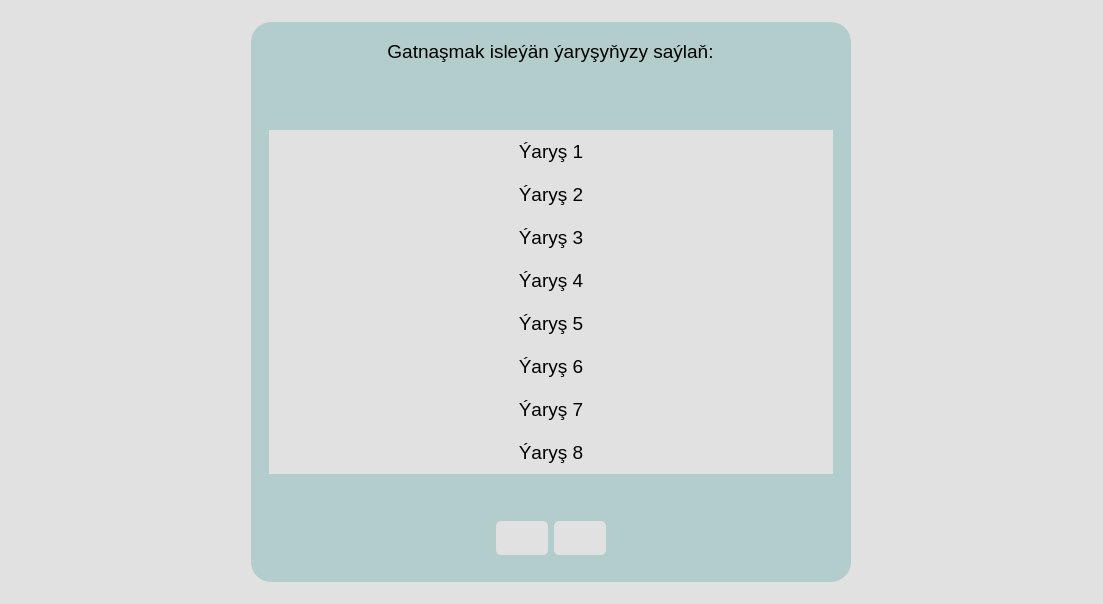
<?xml version="1.0" encoding="UTF-8"?>
<ui version="4.0">
 <class>TableWindow</class>
 <widget class="QMainWindow" name="TableWindow">
  <property name="geometry">
   <rect>
    <x>0</x>
    <y>0</y>
    <width>1103</width>
    <height>604</height>
   </rect>
  </property>
  <property name="font">
   <font>
    <pointsize>14</pointsize>
   </font>
  </property>
  <property name="windowTitle">
   <string>MainWindow</string>
  </property>
  <property name="styleSheet">
   <string notr="true">background-color: #e1e1e1;</string>
  </property>
  <property name="windowFilePath">
   <string/>
  </property>
  <widget class="QWidget" name="centralwidget">
   <property name="styleSheet">
    <string notr="true">*{
	border: none;
	background-color: transparent;
}
#centralwidget{
	background-color: #e1e1e1;
}
#side_menu{
	background-color: #b3cdcd;
	border-radius: 20px;
}
QPushButton{
	padding: 10px;
	background-color: #e1e1e1;
	border-radius: 5px;
	border: none;
}
#container_t{
	background-color: #b3cdcd;
	border-radius: 20px;
}</string>
   </property>
   <layout class="QVBoxLayout" name="central_layout">
    <property name="spacing">
     <number>7</number>
    </property>
    <property name="leftMargin">
     <number>11</number>
    </property>
    <property name="topMargin">
     <number>11</number>
    </property>
    <property name="rightMargin">
     <number>11</number>
    </property>
    <property name="bottomMargin">
     <number>11</number>
    </property>
    <item>
     <widget class="QFrame" name="t_main_body">
      <property name="frameShape">
       <enum>QFrame::StyledPanel</enum>
      </property>
      <property name="frameShadow">
       <enum>QFrame::Raised</enum>
      </property>
      <layout class="QVBoxLayout" name="verticalLayout">
       <item alignment="Qt::AlignHCenter|Qt::AlignVCenter">
        <widget class="QFrame" name="container_t">
         <property name="minimumSize">
          <size>
           <width>600</width>
           <height>560</height>
          </size>
         </property>
         <property name="frameShape">
          <enum>QFrame::StyledPanel</enum>
         </property>
         <property name="frameShadow">
          <enum>QFrame::Raised</enum>
         </property>
         <layout class="QVBoxLayout" name="t_container_layout">
          <item>
           <widget class="QFrame" name="t_body">
            <property name="styleSheet">
             <string notr="true">QPushButton{
	border-radius: none;
}
QPushButton:hover{
            background-color: #ffffff;
}</string>
            </property>
            <property name="frameShape">
             <enum>QFrame::StyledPanel</enum>
            </property>
            <property name="frameShadow">
             <enum>QFrame::Raised</enum>
            </property>
            <layout class="QVBoxLayout" name="t_body_layout">
             <property name="spacing">
              <number>0</number>
             </property>
             <item alignment="Qt::AlignHCenter|Qt::AlignTop">
              <widget class="QLabel" name="challenge_label">
               <property name="sizePolicy">
                <sizepolicy hsizetype="Fixed" vsizetype="Fixed">
                 <horstretch>0</horstretch>
                 <verstretch>0</verstretch>
                </sizepolicy>
               </property>
               <property name="font">
                <font>
                 <pointsize>14</pointsize>
                </font>
               </property>
               <property name="text">
                <string>Gatnaşmak isleýän ýaryşyňyzy saýlaň:</string>
               </property>
               <property name="alignment">
                <set>Qt::AlignCenter</set>
               </property>
              </widget>
             </item>
             <item>
              <widget class="QPushButton" name="c_btn1">
               <property name="font">
                <font>
                 <pointsize>14</pointsize>
                </font>
               </property>
               <property name="text">
                <string>Ýaryş 1</string>
               </property>
              </widget>
             </item>
             <item>
              <widget class="QPushButton" name="c_btn2">
               <property name="font">
                <font>
                 <pointsize>14</pointsize>
                </font>
               </property>
               <property name="text">
                <string>Ýaryş 2</string>
               </property>
              </widget>
             </item>
             <item>
              <widget class="QPushButton" name="c_btn3">
               <property name="font">
                <font>
                 <pointsize>14</pointsize>
                </font>
               </property>
               <property name="text">
                <string>Ýaryş 3</string>
               </property>
              </widget>
             </item>
             <item>
              <widget class="QPushButton" name="c_btn4">
               <property name="font">
                <font>
                 <pointsize>14</pointsize>
                </font>
               </property>
               <property name="text">
                <string>Ýaryş 4</string>
               </property>
              </widget>
             </item>
             <item>
              <widget class="QPushButton" name="c_btn5">
               <property name="font">
                <font>
                 <pointsize>14</pointsize>
                </font>
               </property>
               <property name="text">
                <string>Ýaryş 5</string>
               </property>
              </widget>
             </item>
             <item>
              <widget class="QPushButton" name="c_btn6">
               <property name="font">
                <font>
                 <pointsize>14</pointsize>
                </font>
               </property>
               <property name="text">
                <string>Ýaryş 6</string>
               </property>
              </widget>
             </item>
             <item>
              <widget class="QPushButton" name="c_btn7">
               <property name="font">
                <font>
                 <pointsize>14</pointsize>
                </font>
               </property>
               <property name="text">
                <string>Ýaryş 7</string>
               </property>
              </widget>
             </item>
             <item>
              <widget class="QPushButton" name="c_btn8">
               <property name="font">
                <font>
                 <pointsize>14</pointsize>
                </font>
               </property>
               <property name="text">
                <string>Ýaryş 8</string>
               </property>
              </widget>
             </item>
             <item alignment="Qt::AlignHCenter|Qt::AlignBottom">
              <widget class="QFrame" name="t_pagination_block">
               <property name="styleSheet">
                <string notr="true">QPushButton{
	padding: 10px;
	background-color: #e1e1e1;
	border-radius: 5px;
	border: none;
}</string>
               </property>
               <property name="frameShape">
                <enum>QFrame::StyledPanel</enum>
               </property>
               <property name="frameShadow">
                <enum>QFrame::Raised</enum>
               </property>
               <layout class="QHBoxLayout" name="t_pagination_layout">
                <item>
                 <widget class="QPushButton" name="t_prev_btn">
                  <property name="text">
                   <string/>
                  </property>
                  <property name="icon">
                   <iconset resource="../icons.qrc">
                    <normaloff>:/icons/bootstrap-icons/chevron-left.svg</normaloff>:/icons/bootstrap-icons/chevron-left.svg</iconset>
                  </property>
                 </widget>
                </item>
                <item>
                 <widget class="QPushButton" name="t_next_btn">
                  <property name="text">
                   <string/>
                  </property>
                  <property name="icon">
                   <iconset resource="../icons.qrc">
                    <normaloff>:/icons/bootstrap-icons/chevron-right.svg</normaloff>:/icons/bootstrap-icons/chevron-right.svg</iconset>
                  </property>
                 </widget>
                </item>
               </layout>
              </widget>
             </item>
            </layout>
           </widget>
          </item>
         </layout>
        </widget>
       </item>
      </layout>
     </widget>
    </item>
   </layout>
  </widget>
 </widget>
 <resources>
  <include location="../icons.qrc"/>
 </resources>
 <connections/>
</ui>
